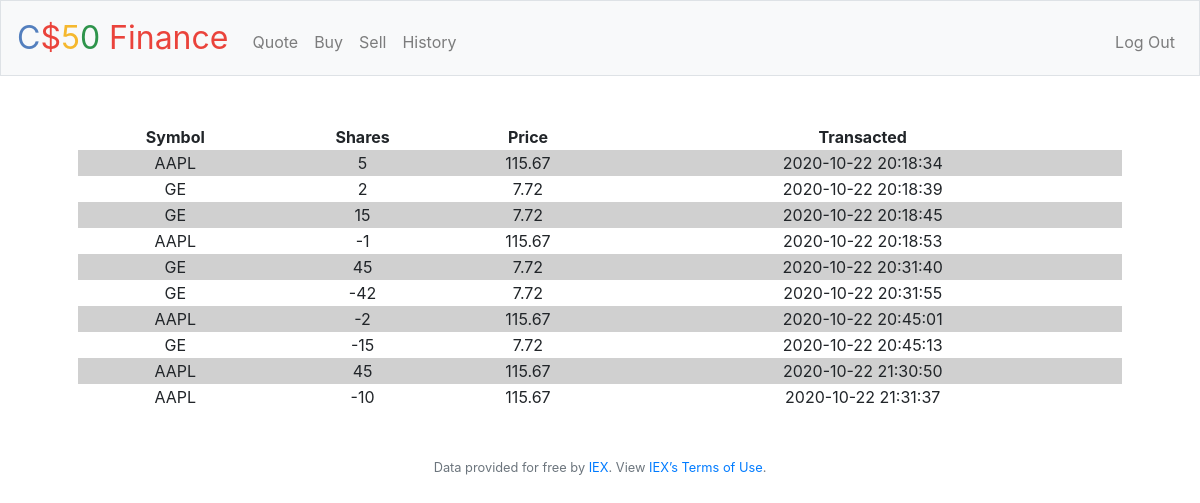
Screenshot of /history (signed in) with the database file from the repository.
### tables this page shows
CREATE TABLE 'transactions' ('id' INTEGER PRIMARY KEY AUTOINCREMENT NOT NULL, 'date' INTEGER NOT NULL UNIQUE, 'username' TEXT NOT NULL, 'symbol' TEXT NOT NULL, 'shares' INTEGER NOT NULL, 'price' NUMERIC NOT NULL);

### pset8/finance/application.py (the view)
@app.route("/history")
@login_required
def history():
    rows = db.execute("SELECT * FROM 'transactions' WHERE username = :username ORDER BY date ASC", username = session['user_id'])
    for row in rows:
        row['date'] = datetime.datetime.fromtimestamp(row['date'])
    return render_template("history.html", items = rows)

### pset8/finance/application.py (called while the page is built)
@app.after_request
def after_request(response):
    response.headers["Cache-Control"] = "no-cache, no-store, must-revalidate"
    response.headers["Expires"] = 0
    response.headers["Pragma"] = "no-cache"
    return response

### pset8/finance/helpers.py (called while the page is built)
def login_required(f):
    @wraps(f)
    def decorated_function(*args, **kwargs):
        if session.get("user_id") is None:
            return redirect("/login")
        return f(*args, **kwargs)
    return decorated_function

### pset8/finance/templates/history.html (shortened to what this page needs)
{% extends "layout.html" %}
{% block main %}
    <table class="a">
    <tr>
        <th>Symbol</th>
        <th>Shares</th>
        <th>Price</th>
        <th>Transacted</th>
    </tr>
{% for item in items %}
<TR>
   <TD>{{item.symbol}}</TD>
   <TD>{{item.shares}}</TD>
   <TD>{{item.price}}</TD>
   <TD>{{item.date}}</TD>
</TR>
{% endfor %}
</table>
{% endblock %}

### pset8/finance/templates/layout.html (shortened to what this page needs)
<!DOCTYPE html>
<html lang="en">
    <head>
        <link href="https://maxcdn.bootstrapcdn.com/bootstrap/4.1.3/css/bootstrap.min.css" rel="stylesheet">
        <link href="/static/styles.css" rel="stylesheet">
    </head>
    <body>
        <nav class="navbar navbar-expand-md navbar-light bg-light border">
            <a class="navbar-brand" href="/"><span class="blue">C</span><span class="red">$</span><span class="yellow">5</span><span class="green">0</span> <span class="red">Finance</span></a>
            <div class="collapse navbar-collapse" id="navbar">
                {% if session.user_id %}
                    <ul class="navbar-nav mr-auto mt-2">
                        <li class="nav-item"><a class="nav-link" href="/quote">Quote</a></li>
                        <li class="nav-item"><a class="nav-link" href="/buy">Buy</a></li>
                        <li class="nav-item"><a class="nav-link" href="/sell">Sell</a></li>
                        <li class="nav-item"><a class="nav-link" href="/history">History</a></li>
                    </ul>
                    <ul class="navbar-nav ml-auto mt-2">
                        <li class="nav-item"><a class="nav-link" href="/logout">Log Out</a></li>
                    </ul>
                {% else %}
                    <ul class="navbar-nav ml-auto mt-2">
                        <li class="nav-item"><a class="nav-link" href="/register">Register</a></li>
                        <li class="nav-item"><a class="nav-link" href="/login">Log In</a></li>
                    </ul>
                {% endif %}
            </div>
        </nav>
        <main class="container p-5">
            {% block main %}{% endblock %}
        </main>
        <footer class="small text-center text-muted">
            Data provided for free by <a href="https://iextrading.com/developer">IEX</a>. View <a href="https://iextrading.com/api-exhibit-a/">IEX’s Terms of Use</a>.
        </footer>
    </body>
</html>

### pset8/finance/static/styles.css (style rules this page uses)
nav .navbar-brand { font-size: xx-large; }
nav .navbar-brand .blue { color: #537fbe; }
nav .navbar-brand .red { color: #ea433b; }
nav .navbar-brand .yellow { color: #f5b82e; }
nav .navbar-brand .green { color: #2e944b; }
main { overflow-x: auto; text-align: center; }

### pset8/finance/templates/layout.html (style rules this page uses)
.a { table-layout: auto; width: 100%; }
.a tr:nth-child(odd) { background: #ffffff; }
.a tr:nth-child(even) { background: #d0d0d0; }

### rows the page displays
transactions: symbol "AAPL", shares "5", price "115.67", date "2020-10-22 20:18:34"
transactions: symbol "GE", shares "2", price "7.72", date "2020-10-22 20:18:39"
transactions: symbol "GE", shares "15", price "7.72", date "2020-10-22 20:18:45"
transactions: symbol "AAPL", shares "-1", price "115.67", date "2020-10-22 20:18:53"
transactions: symbol "GE", shares "45", price "7.72", date "2020-10-22 20:31:40"
transactions: symbol "GE", shares "-42", price "7.72", date "2020-10-22 20:31:55"
transactions: symbol "AAPL", shares "-2", price "115.67", date "2020-10-22 20:45:01"
transactions: symbol "GE", shares "-15", price "7.72", date "2020-10-22 20:45:13"
transactions: symbol "AAPL", shares "45", price "115.67", date "2020-10-22 21:30:50"
transactions: symbol "AAPL", shares "-10", price "115.67", date "2020-10-22 21:31:37"
